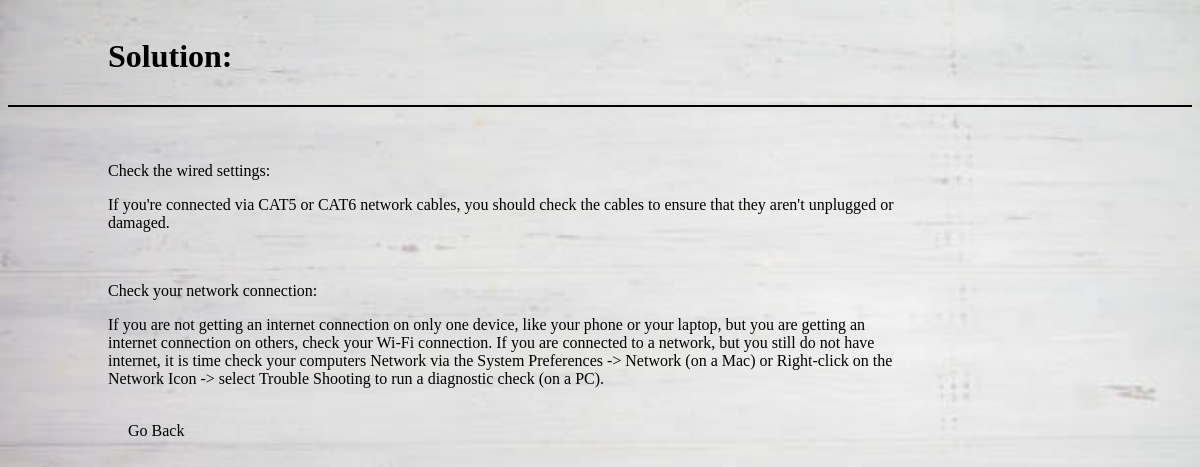
Page /solution.php?title=Internet connection problem on the committed database.
### tables this page shows
CREATE TABLE `solution` (
  `s_id` int(20) NOT NULL,
  `p_title` varchar(256) NOT NULL,
  `s_text` text NOT NULL,
  `s_text1` text NOT NULL
);

### solution.php (the view)
<?php
    include 'dbs.php';
?>
<link rel="stylesheet" href="css/solutionpage.css?v=<?php echo time();?>">
<h1>Solution:</h1>
<body style="background:url(img/background.jpg);background-repeat:no-repeat;background-size:100%">
<div class="solution-container">
<?php
    $title = mysqli_real_escape_string($con, $_GET['title']);
    $sql = "SELECT * FROM solution WHERE p_title='$title'";
    $result = mysqli_query($con, $sql);
    $queryResult = mysqli_num_rows($result);
    if ($queryResult > 0) {
        while ($row = mysqli_fetch_assoc($result)) {
            echo "<div class='solution-box'><br>
                <p>".$row['s_text']."</p>
                <p>".$row['s_text1']."</p>
                </div>";
        }
    }
    echo '<br><a href="index.php" class="back">Go Back</a>';
?>
</div>
</body>
</html>

### css/solutionpage.css (style rules this page uses)
body { font-family: 'Times New Roman'; }
a { color: black; text-decoration: none; position: relative; padding: 10px 20px; margin-left: 70px; }
.back { color: black; border-radius: 5px; border-color: #4caff0; }
h1 { padding-top: 30px; padding-left: 100px; padding-bottom: 30px; border-bottom: 2px solid black; }
.solution-container { padding: 0px 30px; }
.solution-box { padding-left: 30px; width: 800px; }
p { padding-left: 40px; width: 800px; }

### rows in the picture
solution: s_text "Check the wired settings:", s_text1 "If you're connected via CAT5 or CAT6 network cables, you should check the cables to ensure that they aren't unplugged or damaged."
solution: s_text "Check your network connection:", s_text1 "If you are not getting an internet connection on only one device, like your phone or your laptop, but you are getting an internet connection on others, check your Wi-Fi connection. If you are connected to a network, but you still do not have internet, it is time check your computers Network via the System Preferences -> Network (on a Mac) or Right-click on the Network Icon -> select Trouble Shooting to run a diagnostic check (on a PC)."
